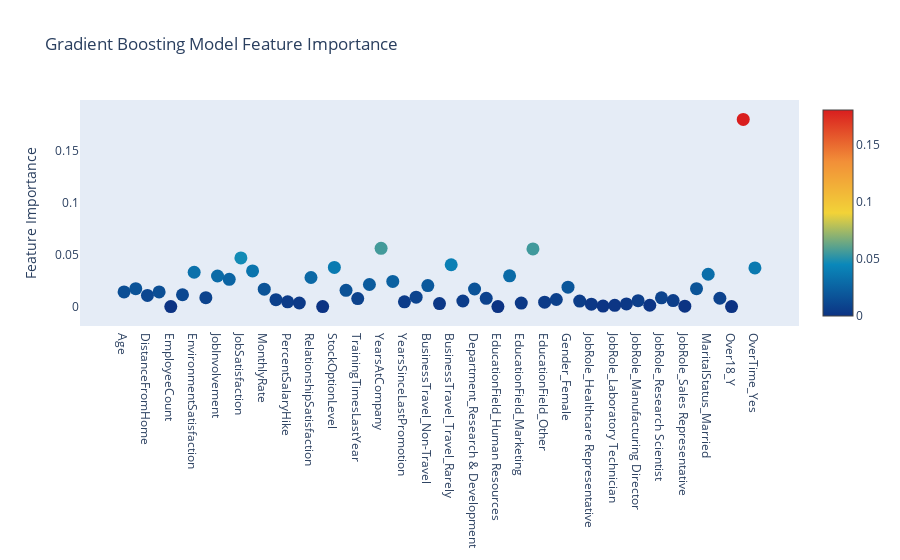

This figure's notebook cell:
### Code cell
# Scatter plot 
trace = go.Scatter(
    y = gb.feature_importances_,
    x = attrition_final.columns.values,
    mode='markers',
    marker=dict(
        sizemode = 'diameter',
        sizeref = 1,
        size = 13,
        #size= rf.feature_importances_,
        #color = np.random.randn(500), #set color equal to a variable
        color = gb.feature_importances_,
        colorscale='Portland',
        showscale=True
    ),
    text = attrition_final.columns.values
)
data = [trace]

layout= go.Layout(
    autosize= True,
    title= 'Gradient Boosting Model Feature Importance',
    hovermode= 'closest',
     xaxis= dict(
         ticklen= 5,
         showgrid=False,
        zeroline=False,
        showline=False
     ),
    yaxis=dict(
        title= 'Feature Importance',
        showgrid=False,
        zeroline=False,
        ticklen= 5,
        gridwidth= 2
    ),
    showlegend= False
)
fig = go.Figure(data=data, layout=layout)
py.iplot(fig,filename='scatter')

### Figure 1 — Plotly figure (JSON) as saved in the notebook; plotly's stock layout.template omitted (floating-point values rounded to 4 significant figures)
{"data": [{"marker": {"color": [0.01414, 0.0172, 0.01077, 0.01406, 0, 0.01138, 0.033, 0.00856, 0.02942, 0.02618, 0.04681, 0.03427, 0.01673, 0.006684, 0.004612, 0.003419, 0.02796, 0, 0.03769, 0.01566, 0.007697, 0.02126, 0.05607, 0.02422, 0.004612, 0.009076, 0.02023, 0.002875, 0.04022, 0.005346, 0.01692, 0.007927, 1.457e-05, 0.02963, 0.003352, 0.05546, 0.004201, 0.00679, 0.0187, 0.005278, 0.002304, 0.0004685, 0.00121, 0.002517, 0.005648, 0.001286, 0.008383, 0.005789, 0.0003694, 0.01722, 0.03112, 0.008004, 0, 0.1801, 0.0372], "colorscale": [[0, "rgb(12,51,131)"], [0.25, "rgb(10,136,186)"], [0.5, "rgb(242,211,56)"], [0.75, "rgb(242,143,56)"], [1, "rgb(217,30,30)"]], "showscale": true, "size": 13, "sizemode": "diameter", "sizeref": 1}, "mode": "markers", "text": ["Age", "DailyRate", "DistanceFromHome", "Education", "EmployeeCount", "EmployeeNumber", "EnvironmentSatisfaction", "HourlyRate", "JobInvolvement", "JobLevel", "JobSatisfaction", "MonthlyIncome", "MonthlyRate", "NumCompaniesWorked", "PercentSalaryHike", "PerformanceRating", "RelationshipSatisfaction", "StandardHours", "StockOptionLevel", "TotalWorkingYears", "TrainingTimesLastYear", "WorkLifeBalance", "YearsAtCompany", "YearsInCurrentRole", "YearsSinceLastPromotion", "YearsWithCurrManager", "BusinessTravel_Non-Travel", "BusinessTravel_Travel_Frequently", "BusinessTravel_Travel_Rarely", "Department_Human Resources", "Department_Research & Development", "Department_Sales", "EducationField_Human Resources", "EducationField_Life Sciences", "EducationField_Marketing", "EducationField_Medical", "EducationField_Other", "EducationField_Technical Degree", "Gender_Female", "Gender_Male", "JobRole_Healthcare Representative", "JobRole_Human Resources", "JobRole_Laboratory Technician", "JobRole_Manager", "JobRole_Manufacturing Director", "JobRole_Research Director", "JobRole_Research Scientist", "JobRole_Sales Executive", "JobRole_Sales Representative", "MaritalStatus_Divorced", "MaritalStatus_Married", "MaritalStatus_Single", "Over18_Y", "OverTime_No", "OverTime_Yes"], "type": "scatter", "x": ["Age", "DailyRate", "DistanceFromHome", "Education", "EmployeeCount", "EmployeeNumber", "EnvironmentSatisfaction", "HourlyRate", "JobInvolvement", "JobLevel", "JobSatisfaction", "MonthlyIncome", "MonthlyRate", "NumCompaniesWorked", "PercentSalaryHike", "PerformanceRating", "RelationshipSatisfaction", "StandardHours", "StockOptionLevel", "TotalWorkingYears", "TrainingTimesLastYear", "WorkLifeBalance", "YearsAtCompany", "YearsInCurrentRole", "YearsSinceLastPromotion", "YearsWithCurrManager", "BusinessTravel_Non-Travel", "BusinessTravel_Travel_Frequently", "BusinessTravel_Travel_Rarely", "Department_Human Resources", "Department_Research & Development", "Department_Sales", "EducationField_Human Resources", "EducationField_Life Sciences", "EducationField_Marketing", "EducationField_Medical", "EducationField_Other", "EducationField_Technical Degree", "Gender_Female", "Gender_Male", "JobRole_Healthcare Representative", "JobRole_Human Resources", "JobRole_Laboratory Technician", "JobRole_Manager", "JobRole_Manufacturing Director", "JobRole_Research Director", "JobRole_Research Scientist", "JobRole_Sales Executive", "JobRole_Sales Representative", "MaritalStatus_Divorced", "MaritalStatus_Married", "MaritalStatus_Single", "Over18_Y", "OverTime_No", "OverTime_Yes"], "y": [0.01414, 0.0172, 0.01077, 0.01406, 0, 0.01138, 0.033, 0.00856, 0.02942, 0.02618, 0.04681, 0.03427, 0.01673, 0.006684, 0.004612, 0.003419, 0.02796, 0, 0.03769, 0.01566, 0.007697, 0.02126, 0.05607, 0.02422, 0.004612, 0.009076, 0.02023, 0.002875, 0.04022, 0.005346, 0.01692, 0.007927, 1.457e-05, 0.02963, 0.003352, 0.05546, 0.004201, 0.00679, 0.0187, 0.005278, 0.002304, 0.0004685, 0.00121, 0.002517, 0.005648, 0.001286, 0.008383, 0.005789, 0.0003694, 0.01722, 0.03112, 0.008004, 0, 0.1801, 0.0372]}], "layout": {"autosize": true, "hovermode": "closest", "showlegend": false, "title": {"text": "Gradient Boosting Model Feature Importance"}, "xaxis": {"showgrid": false, "showline": false, "ticklen": 5, "zeroline": false}, "yaxis": {"gridwidth": 2, "showgrid": false, "ticklen": 5, "title": {"text": "Feature Importance"}, "zeroline": false}}}
